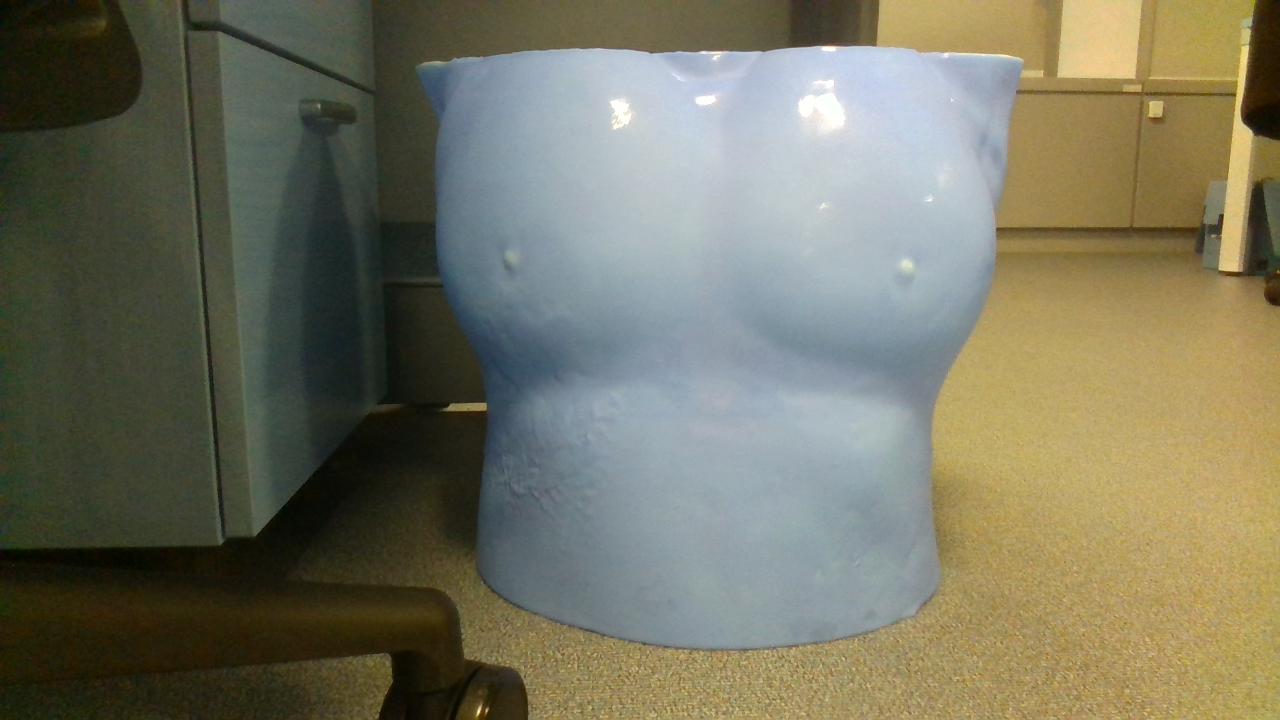
//> input picture morphsnake/color_.png, 1280 x 720 px
$ ./main   (built with g++ and OpenCV 4)
//> lines starting //> are read from the running program, lines starting //| are printed output that depends on the picture; after the words box and inside, x2 and y2 are one past the last pixel; in counts of white or black regions, pixels touching at a corner belong together
### morphsnake/morphsnake.h
#pragma once
#include <opencv2/core.hpp>

#include "filter.h"

class MorphSnake
{
public:
	MorphSnake();
	~MorphSnake();
	cv::Mat morphological_geodesic_active_contour(const cv::Mat& gimg_input,
		int iterations,
		const cv::Mat& init_ls,
		int smoothing,
		double threshold,
		int ballon,
		double downscale);

private:
	Filter *filter;
};

### morphsnake/filter.h
#pragma once
#include <utility>
#include <vector>

#include <opencv2/core.hpp>

class Filter
{
public:
	Filter();
	~Filter();
	cv::Mat inverse_gaussian_gradient(const cv::Mat& image, double alpha, double sigma, int k_size);
	cv::Mat make_init_ls(const std::pair<int, int>& img_shape, const std::pair<int, int>& circle_center, unsigned char radius);
	void gradient(const cv::Mat & img, cv::Mat& gx, cv::Mat& gy);
	cv::Mat smoothing(const cv::Mat& img);
private:
	std::vector<cv::Mat> structures;

	bool is_inf_sup_first = true;
};

### morphsnake/morphsnake.cpp
#include <opencv2/imgproc.hpp> // morphological operation
#include <opencv2/highgui.hpp> // imshow, waitkey ...

#include "morphsnake.h"

MorphSnake::MorphSnake() : filter(new Filter()){
}

MorphSnake::~MorphSnake(){
}

cv::Mat MorphSnake::morphological_geodesic_active_contour(const cv::Mat & gimg_input,
														  int iterations, const cv::Mat & init_ls,
														  int smoothing, double threshold, int ballon,
														  double downscale	){
	cv::Mat gimg;
	cv::resize(gimg_input, gimg, cv::Size(gimg_input.cols / downscale, gimg_input.rows / downscale), 0, 0, CV_INTER_NN);
	int rows = gimg.rows, cols = gimg.cols;

	cv::Mat gx, gy;
	filter->gradient(gimg, gx, gy);

	cv::Mat threshold_mask_balloon = cv::Mat::zeros(rows, cols, CV_8UC1);
	for (int i = 0; i < rows; i++) {
		for (int j = 0; j < cols; j++) {
			if (gimg.at<double>(i, j) > (threshold / fabsl(ballon))) {
				threshold_mask_balloon.at<uchar>(i, j) = 255;
			}
		}
	}

	cv::Mat u = init_ls;
	cv::Mat structure = cv::Mat::ones(3, 3, CV_8UC1);

	for (int c_itr = 0; c_itr < iterations; c_itr++) {
		cv::Mat aux;
		if (ballon > 0) {
			cv::dilate(u, aux, structure);
		}
		else if (ballon < 0) {
			cv::erode(u, aux, structure);
		}
		if (ballon != 0) {
			for (int i = 0; i < rows; i++) {
				for (int j = 0; j < cols; j++) {
					if (threshold_mask_balloon.at<uchar>(i, j)) {
						u.at<uchar>(i, j) = aux.at<uchar>(i, j);
					}
				}
			}
		}

		cv::Mat dgx, dgy;
		cv::Mat du;
		u.convertTo(du, CV_64FC1, 1./255.);

		filter->gradient(du, dgx, dgy);

		for (int i = 0; i < rows; i++) {
			for (int j = 0; j < cols; j++) {
				double val = gx.at<double>(i, j) * dgx.at<double>(i, j)
					+ gy.at<double>(i, j) * dgy.at<double>(i, j);
				if (val > 0) {
					u.at<uchar>(i, j) = 255;
				}
				else if (val < 0) {
					u.at<uchar>(i, j) = 0;
				}
			}
		}
		for (int i = 0; i < smoothing; i++) {
			u = filter->smoothing(u);
		}

		cv::imshow("u",u);
		cv::waitKey(1);
	}
	cv::resize(u, u, cv::Size(u.cols * downscale, u.rows * downscale), 0, 0, CV_INTER_NN);
	return u;
}

### morphsnake/filter.cpp
#include <string>   // for type2str >> remove
#include <cmath>
#include <iostream>

#include <opencv2/imgproc.hpp>
#include <opencv2/highgui.hpp>

#include "filter.h"

// [22 lines left out: function type2str, not called in this run]

Filter::Filter() {
	structures.resize(4);
	for (int i = 0; i < 4; i++) structures[i] = cv::Mat::zeros(3, 3, CV_8UC1);
	for (int k = 0; k < 3; k++) {
		structures[0].at<uchar>(k, k) = 1;
		structures[2].at<uchar>(k, 2 - k) = 1;
		structures[1].at<uchar>(1, k) = 1;
		structures[3].at<uchar>(k, 1) = 1;
	}
}

Filter::~Filter() {
}

cv::Mat Filter::inverse_gaussian_gradient(const cv::Mat & image, double alpha, double sigma, int k_size){
	cv::Mat img = image;
	cv::Mat blur;
	int rows = img.rows, cols = img.cols;

	cv::Mat gx, gy;
	cv::GaussianBlur(img, blur, cv::Size(k_size, k_size), sigma);

	gradient(blur, gx, gy);

	cv::Mat output = cv::Mat::zeros(rows, cols, blur.type());

	for (int i = 0; i < rows; i++) {
		for (int j = 0; j < cols; j++) {
			double val = sqrtl(powl(gx.at<double>(i, j), 2.) + powl(gy.at<double>(i, j), 2.));
			output.at<double>(i, j) = 1. / sqrtl(1. + alpha * val);
		}
	}
	return output;
}

cv::Mat Filter::make_init_ls(const std::pair<int, int>& img_shape, const std::pair<int, int>& circle_center, unsigned char radius){

	int rows = img_shape.first;
	int cols = img_shape.second;

	cv::Mat output = cv::Mat::zeros(rows, cols, CV_8UC1);

	for (int i = 0; i < rows; i++) {
		for (int j = 0; j < cols; j++) {
			double val = radius - sqrtl(powl(i - circle_center.first, 2.) + powl(j - circle_center.second, 2.));
			if (val > 0)
				output.at<uchar>(i, j) = 255;
		}
	}

	return output;
}

void Filter::gradient(const cv::Mat & img, cv::Mat& gx, cv::Mat& gy){
	gx.release(); gy.release();

	int rows = img.rows, cols = img.cols;
	gx = cv::Mat::zeros(rows, cols, CV_64FC1);
	gy = cv::Mat::zeros(rows, cols, CV_64FC1);

	for (int r = 1; r < rows - 1; r++) {
		for (int c = 1; c < cols - 1; c++) {
			gx.at<double>(r, c) = (img.at<double>(r, c + 1) - img.at<double>(r, c - 1)) / 2.;
			gy.at<double>(r, c) = (img.at<double>(r + 1, c) - img.at<double>(r - 1, c)) / 2.;
		}
	}
}

cv::Mat Filter::smoothing(const cv::Mat & img){
	int rows = img.rows, cols = img.cols;
	std::vector<cv::Mat> temps(4);
	for (int i = 0; i < 4; i++) {
		temps[i] = cv::Mat::zeros(rows, cols, CV_8UC1);
	}

	cv::Mat t = cv::Mat::zeros(rows, cols, CV_8UC1);
	cv::Mat output = cv::Mat::zeros(rows, cols, CV_8UC1);
	if (is_inf_sup_first) {
		for (int i = 0; i < 4; i++) cv::dilate(img, temps[i], structures[i]);
		for (int r = 0; r < rows; r++) {
			for (int c = 0; c < cols; c++) {
				if ( (temps[0].at<uchar>(r, c) != 0)
					&& (temps[1].at<uchar>(r, c) != 0)
					&& (temps[2].at<uchar>(r, c) != 0)
					&& (temps[3].at<uchar>(r, c) != 0)) {
					t.at<uchar>(r, c) = 255;
				}
			}
		}
		for (int i = 0; i < 4; i++) cv::erode(t, temps[i], structures[i]);
		for (int r = 0; r < rows; r++) {
			for (int c = 0; c < cols; c++) {
				if ((temps[0].at<uchar>(r, c) != 0)
					|| (temps[1].at<uchar>(r, c) != 0)
					|| (temps[2].at<uchar>(r, c) != 0)
					|| (temps[3].at<uchar>(r, c) != 0)) {
					output.at<uchar>(r, c) = 255;
				}
			}
		}
	}
	else {
		for (int i = 0; i < 4; i++) cv::erode(img, temps[i], structures[i]);
		for (int r = 0; r < rows; r++) {
			for (int c = 0; c < cols; c++) {
				if ((temps[0].at<uchar>(r, c) != 0)
					|| (temps[1].at<uchar>(r, c) != 0)
					|| (temps[2].at<uchar>(r, c) != 0)
					|| (temps[3].at<uchar>(r, c) != 0)) {
					t.at<uchar>(r, c) = 255;
				}
			}
		}
		for (int i = 0; i < 4; i++) cv::dilate(t, temps[i], structures[i]);
		for (int r = 0; r < rows; r++) {
			for (int c = 0; c < cols; c++) {
				if ((temps[0].at<uchar>(r, c) != 0)
					&& (temps[1].at<uchar>(r, c) != 0)
					&& (temps[2].at<uchar>(r, c) != 0)
					&& (temps[3].at<uchar>(r, c) != 0)) {
					output.at<uchar>(r, c) = 255;
				}
			}
		}
	}
	is_inf_sup_first = !is_inf_sup_first;

	return output;
}

### morphsnake/main.cpp
#include <string>
#include <fstream>
#include <iostream>

#include <opencv2/highgui.hpp>
#include <opencv2/imgproc.hpp>

#include "filter.h"
#include "morphsnake.h"


cv::Mat ReadMatFromTxt(std::string filename, int rows, int cols)
{
	double m;
	cv::Mat out = cv::Mat::zeros(rows, cols, CV_64FC1);//Matrix to store values

	std::ifstream fileStream(filename);
	int cnt = 0;//index starts from 0
	while (fileStream >> m)
	{
		int temprow = cnt / cols;
		int tempcol = cnt % cols;
		out.at<double>(temprow, tempcol) = m;
		cnt++;
	}
	return out;
}

// sigma 는 경계의 폭을 결정하고, 크면 넓은 범위을 gaussian 하게 되므로 경계가 모호해지고,
// 너무 작으면, 약간의 변화들도 다 경계로 나타내는 것 같다.
// alpha는 threshold 값과 서로 물려있어서, 하나를 고정해두고 나머지 하나만 컨트롤 하는게 맞는 것 같다.
// threshold가 높거나 alpha가 크게 되면, mask의 후보군이 줄어들어서 contour가 제대로 evolve 되지 못한다.
// balloon은 threshold에 물려있는데, 조금만 건드려도 threshold 값에 영향을 크게 미치므로,
// 값을 1로 두고, threshold 값을 건드리는게 더 좋아보인다.

int main() {
	cv::Mat img = cv::imread("color_.png");
//> img is the input picture: 720 rows x 1280 cols, CV_8UC3; mean B, G, R 96.5, 116.4, 117.8
	//cv::Mat img = cv::imread("body.png", cv::IMREAD_GRAYSCALE);

	Filter filter;
	MorphSnake ms;

	cv::Mat bgr[3]; cv::split(img, bgr);

	double alpha = 4000;
	double sigma = 3;
	int bgr_or_gray = 0;
	int iteration = 200;
	int smoothing = 5;
	double threshold = 0.3;
	int ballon = 1;
	double downscale = 4;


	cv::Mat gray;
	if (bgr_or_gray < 3) {
		gray = bgr[bgr_or_gray];
	}
	else {
		cv::cvtColor(img, img, cv::COLOR_BGR2RGB);
		cv::cvtColor(img, gray, cv::COLOR_RGB2GRAY);
	}

	gray.convertTo(img, CV_64FC1, 1./255.);
//> img: 720 rows x 1280 cols, CV_64FC1

	//cv::Mat origin_gimg = ReadMatFromTxt("gimg.txt", img.rows, img.cols);
	cv::Mat	gimg = filter.inverse_gaussian_gradient(img, alpha, sigma, 25);
//> after the loop in inverse_gaussian_gradient, `for (int i = 0; i < rows; i++)`:
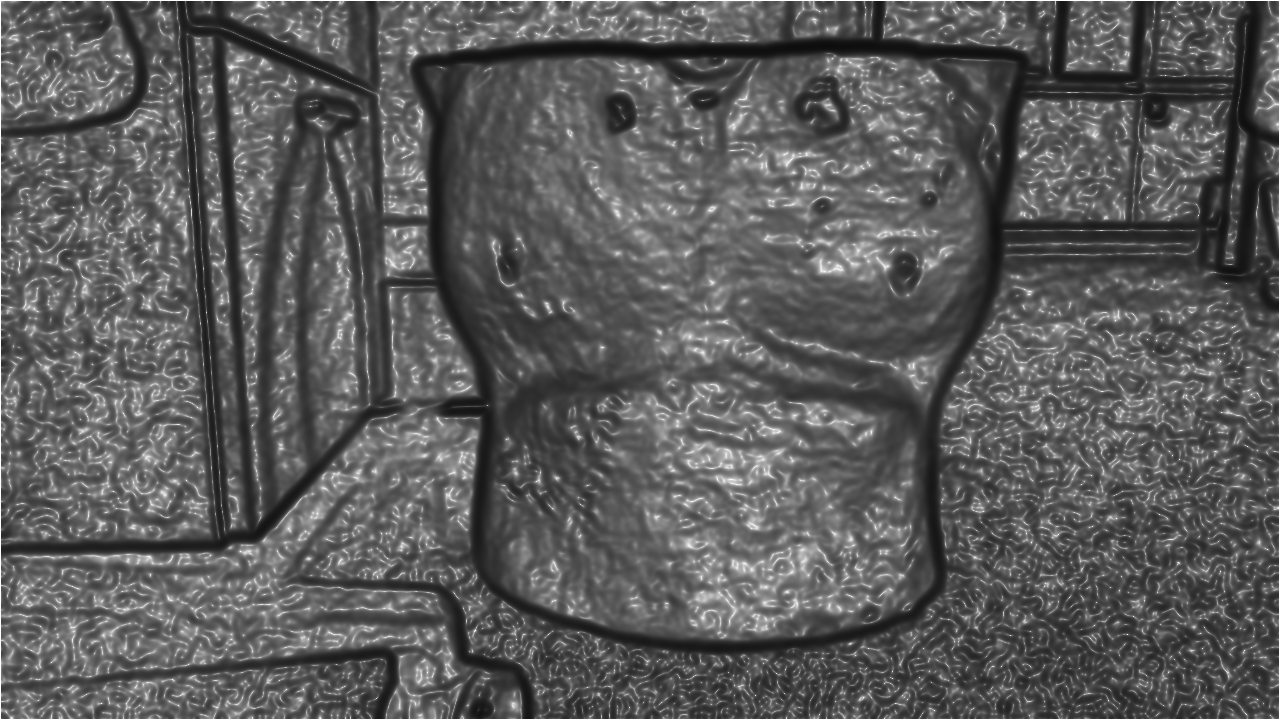
//> output: 720 rows x 1280 cols, CV_64FC1; min 0.0518, max 1, mean 0.358


	cv::Mat init_ls = filter.make_init_ls({gimg.rows/ downscale, gimg.cols/ downscale},
		{img.rows / ( downscale * 2), img.cols / ( downscale * 2 ) },
		img.rows  / (10 * downscale) );
//> after the loop in make_init_ls, `for (int i = 0; i < rows; i++)`:
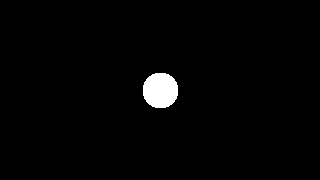
//> output: 180 rows x 320 cols, CV_8UC1; 1.7% white; 1 white region, box (x1, y1, x2, y2) and area: (143, 73, 178, 108) 1005

	cv::Mat mask = ms.morphological_geodesic_active_contour(gimg, iteration,
		init_ls, smoothing, threshold, ballon, downscale);
//> after the loop in gradient (call 2), `for (int r = 1; r < rows - 1; r++)`:
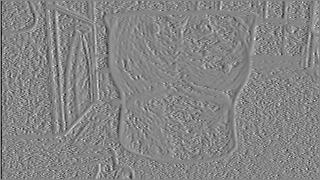
//> gx: 180 rows x 320 cols, CV_64FC1; min -0.435, max 0.395, mean -0.00108; drawn with min black and max white
//> after the loop in gradient (call 2), `for (int r = 1; r < rows - 1; r++)`:
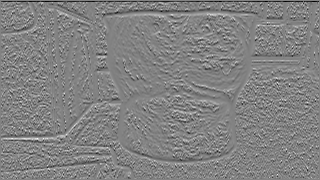
//> gy: 180 rows x 320 cols, CV_64FC1; min -0.454, max 0.432, mean -0.00193; drawn with min black and max white
//> after the loop in morphological_geodesic_active_contour, `for (int i = 0; i < rows; i++)`:
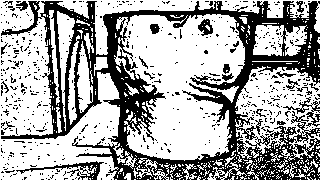
//> threshold_mask_balloon: 180 rows x 320 cols, CV_8UC1; 65.4% white; 547 black regions (525 under 20 px), largest, box (x1, y1, x2, y2) and area: (1, 1, 320, 180) 16727, (16, 161, 104, 180) 422, (283, 97, 320, 127) 252
//> after the loop in morphological_geodesic_active_contour, `for (int c_itr = 0; c_itr < iterations; c_itr++)`: u: 180 rows x 320 cols, CV_8UC1; 30.9% white; 1 white region, box (x1, y1, x2, y2) and area: (109, 12, 249, 162) 17804
//> after the loop in morphological_geodesic_active_contour, `for (int c_itr = 0; c_itr < iterations; c_itr++)`:
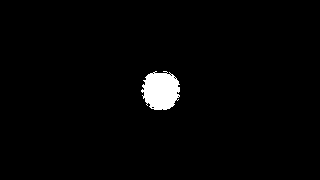
//> init_ls: 180 rows x 320 cols, CV_8UC1; 2% white; 1 white region, box (x1, y1, x2, y2) and area: (141, 71, 180, 110) 1151
//> in morphological_geodesic_active_contour, `cv::resize(u, u, cv::Size(u.cols * downscale, u.rows * downscale), 0, ..`:
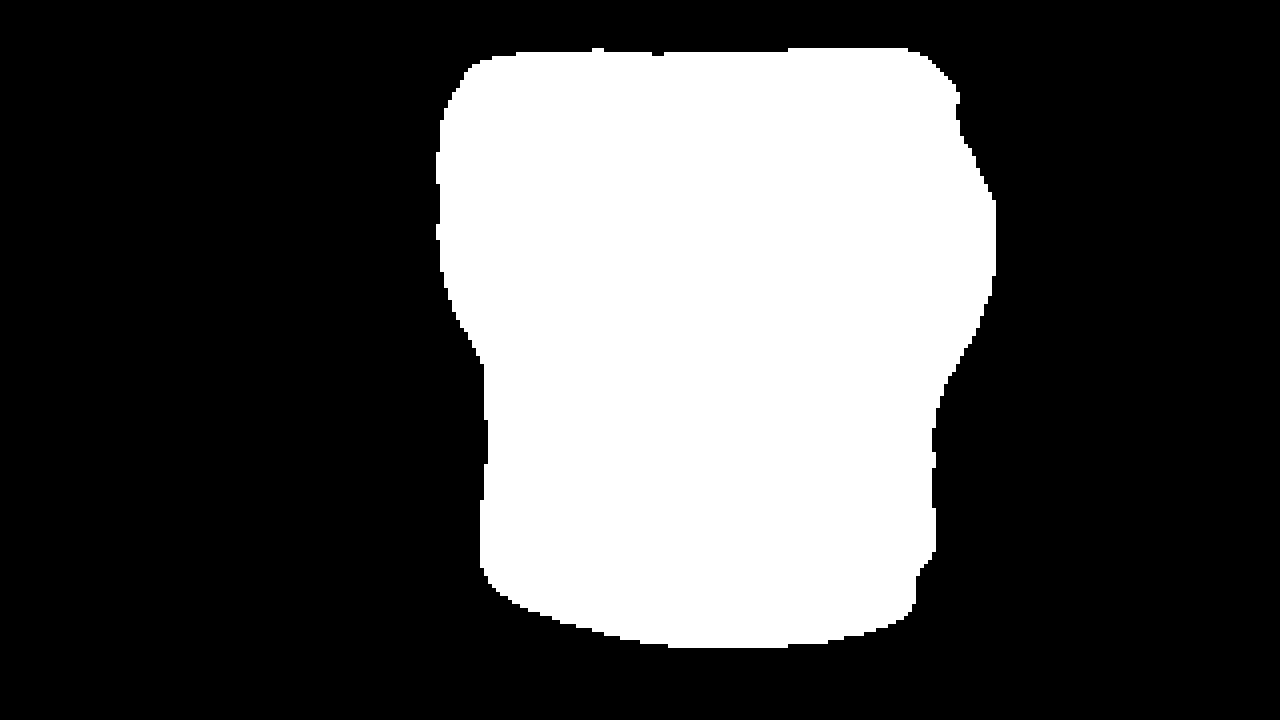
//> u: 720 rows x 1280 cols, CV_8UC1; 30.9% white; 1 white region, box (x1, y1, x2, y2) and area: (436, 48, 996, 648) 284864

	cv::imshow("mask", mask);
	cv::waitKey(0);

	return 0;
}

$ run again, with morphsnake/body.png copied over morphsnake/color_.png
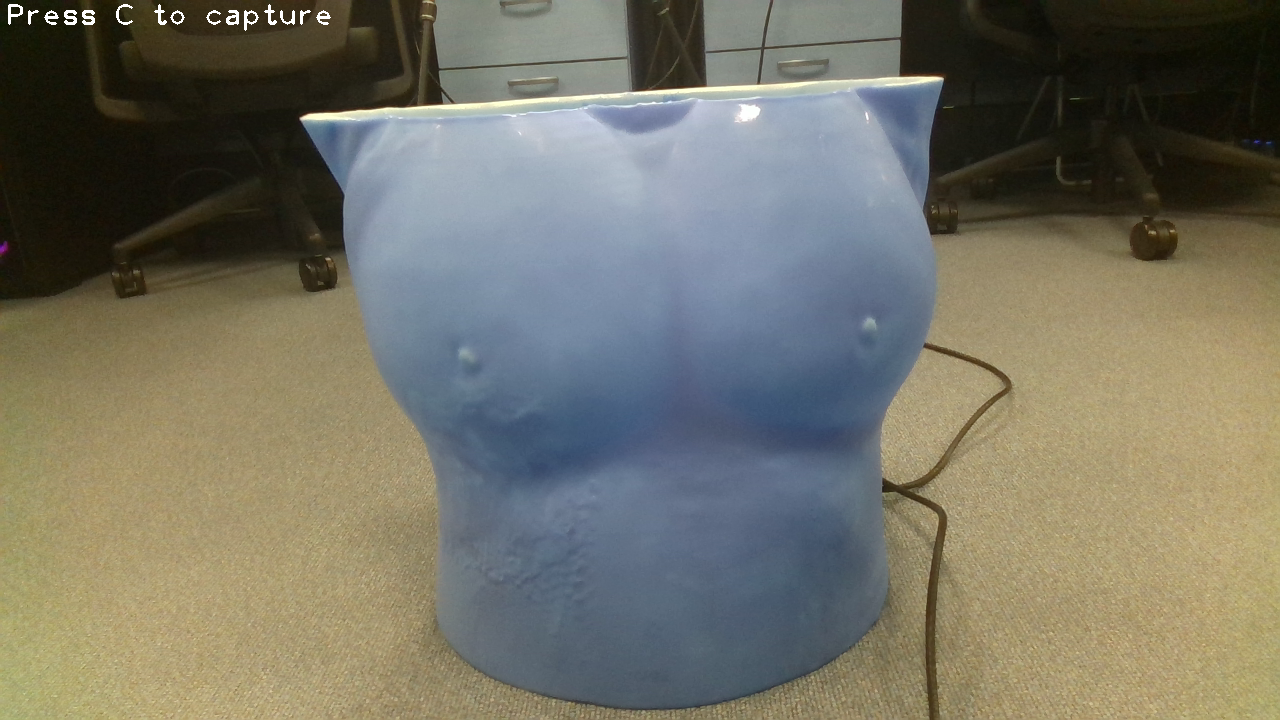
//> input picture morphsnake/body.png, 1280 x 720 px
//> img is the input picture: 720 rows x 1280 cols, CV_8UC3; mean B, G, R 102.1, 115.4, 117
//> img: 720 rows x 1280 cols, CV_64FC1
//> after the loop in morphological_geodesic_active_contour, `for (int i = 0; i < rows; i++)`:
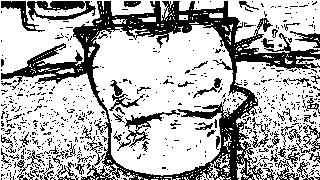
//> threshold_mask_balloon: 180 rows x 320 cols, CV_8UC1; 70.2% white; 670 black regions (613 under 20 px), largest, box (x1, y1, x2, y2) and area: (1, 1, 320, 180) 10052, (27, 1, 96, 21) 710, (117, 110, 180, 151) 472
//> in morphological_geodesic_active_contour, `cv::resize(u, u, cv::Size(u.cols * downscale, u.rows * downscale), 0, ..`:
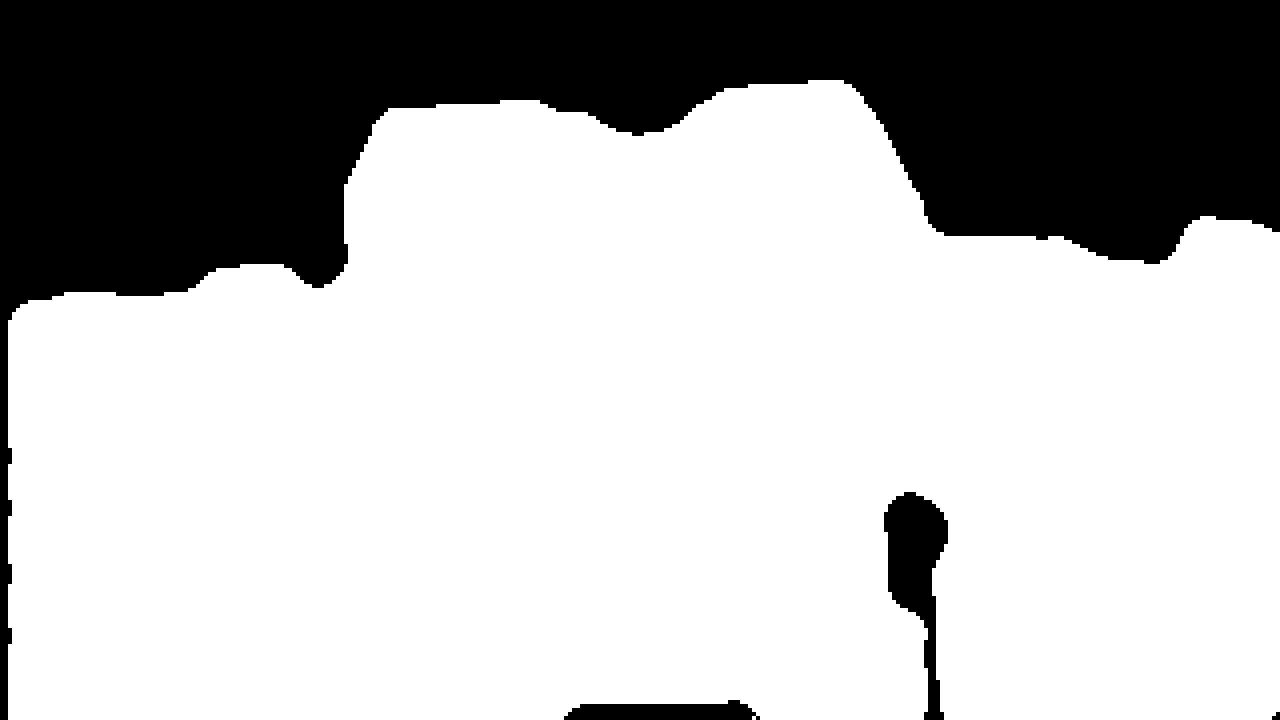
//> u: 720 rows x 1280 cols, CV_8UC1; 71.6% white; 4 black regions, box (x1, y1, x2, y2) and area: (0, 0, 1280, 720) 251536, (884, 492, 948, 720) 7056, (564, 700, 760, 720) 2960, (1272, 712, 1280, 720) 48

$ run again, with morphsnake/color.png copied over morphsnake/color_.png
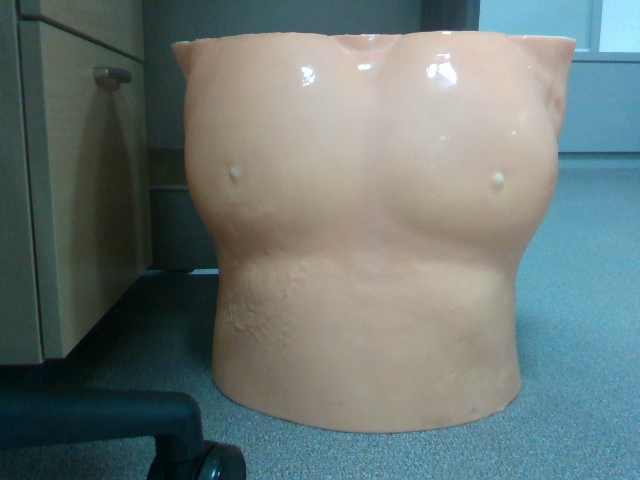
//> input picture morphsnake/color.png, 640 x 480 px
//> img is the input picture: 480 rows x 640 cols, CV_8UC3; mean B, G, R 117.6, 119.3, 105.6
//> img: 480 rows x 640 cols, CV_64FC1
//> after the loop in make_init_ls, `for (int i = 0; i < rows; i++)`:
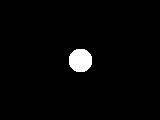
//> output: 120 rows x 160 cols, CV_8UC1; 2.3% white; 1 white region, box (x1, y1, x2, y2) and area: (69, 49, 92, 72) 437
//> in morphological_geodesic_active_contour, `cv::resize(u, u, cv::Size(u.cols * downscale, u.rows * downscale), 0, ..`:
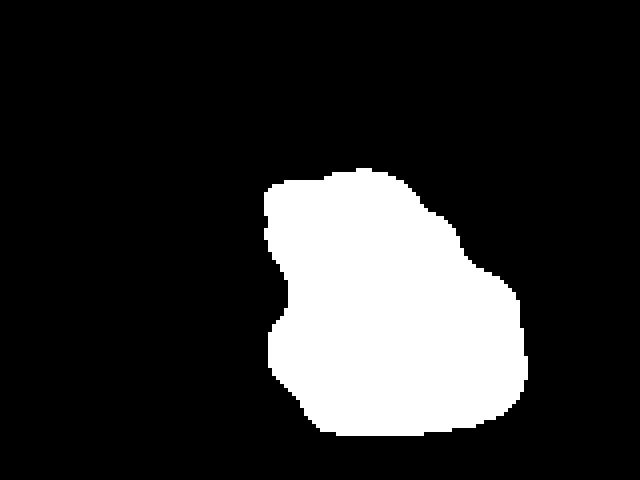
//> u: 480 rows x 640 cols, CV_8UC1; 17.5% white; 1 white region, box (x1, y1, x2, y2) and area: (264, 168, 528, 436) 53888

$ run again, with morphsnake/seastar2.png copied over morphsnake/color_.png
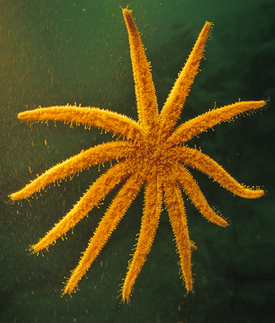
//> input picture morphsnake/seastar2.png, 275 x 323 px
//> img is the input picture: 323 rows x 275 cols, CV_8UC3; mean B, G, R 28.8, 73.6, 84.1
//> img: 323 rows x 275 cols, CV_64FC1
//> after the loop in morphological_geodesic_active_contour, `for (int c_itr = 0; c_itr < iterations; c_itr++)`:
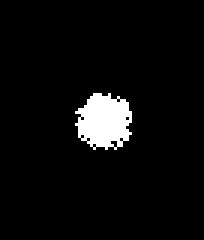
//> init_ls: 80 rows x 68 cols, CV_8UC1 (shown 3 times larger); 4.8% white; 1 white region, box (x1, y1, x2, y2) and area: (25, 31, 44, 50) 261
//> mask: 320 rows x 272 cols, CV_8UC1; every value is 255
